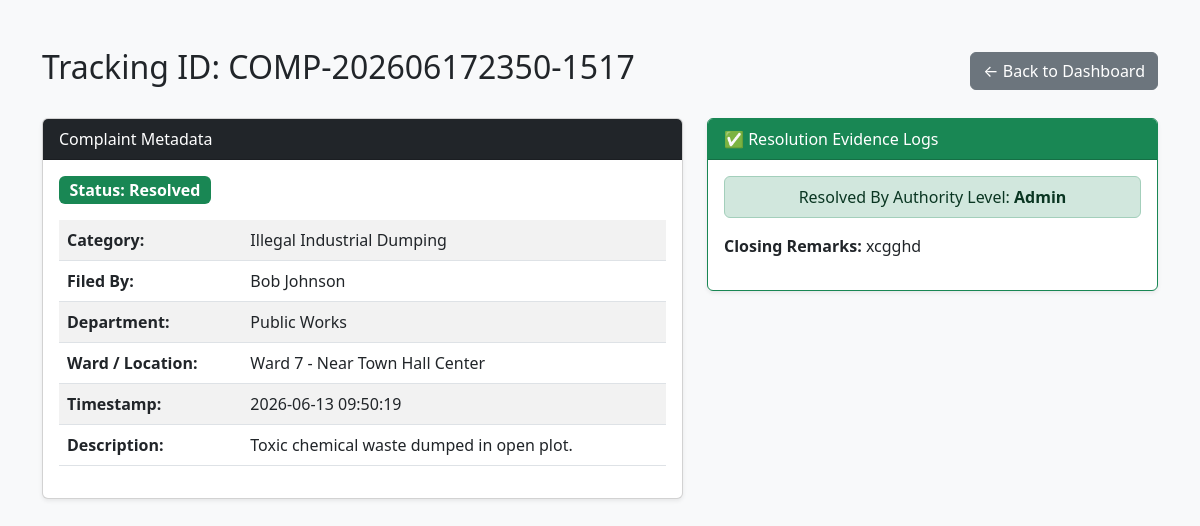
Screenshot of /complaint/view/3 (signed in) with the database file from the repository.
### tables this page shows
CREATE TABLE complaints (
            id INTEGER PRIMARY KEY AUTOINCREMENT,
            complaint_id TEXT UNIQUE NOT NULL,
            citizen_id TEXT NOT NULL,
            citizen_name TEXT NOT NULL,
            category TEXT NOT NULL,
            description TEXT NOT NULL,
            department TEXT NOT NULL,
            ward TEXT NOT NULL,
            location TEXT NOT NULL,
            latitude TEXT,
            longitude TEXT,
            photo TEXT,
            status TEXT DEFAULT 'Submitted',
            assigned_to TEXT,
            assigned_officer_name TEXT,
            created_at TEXT NOT NULL
        , resolved_photo TEXT, resolved_by_role TEXT, resolution_notes TEXT);

### app.py (the view, shortened to what this page needs)
@app.route('/complaint/view/<int:complaint_id>', methods=['GET', 'POST'])
@login_required
def view_complaint(complaint_id):
    conn = get_db_connection()
    complaint = conn.execute('SELECT * FROM complaints WHERE id = ?', (complaint_id,)).fetchone()
    if not complaint:
        conn.close()
        flash('Requested complaint record could not be indexed.', 'danger')
        return redirect(url_for('dashboard'))
    conn.close()
    return render_template('view_complaint.html', complaint=complaint)

### app.py (called while the page is built)
def get_db_connection():
    conn = sqlite3.connect(DB_FILE)
    conn.row_factory = sqlite3.Row  # Access query results like regular Python dicts
    return conn

@login_manager.user_loader
def load_user(user_id):
    try:
        conn = get_db_connection()
        user_data = conn.execute('SELECT * FROM users WHERE id = ?', (int(user_id),)).fetchone()
        conn.close()
        if user_data:
            return User(str(user_data['id']), user_data['name'], user_data['email'], user_data['role'], user_data['department'])
    except:
        pass
    return None

### templates/view_complaint.html (shortened to what this page needs)
<!DOCTYPE html>
<html lang="en">
<head>
    <link rel="stylesheet" href="https://cdn.jsdelivr.net/npm/bootstrap@5.3.0/dist/css/bootstrap.min.css">
</head>
<body class="bg-light py-5">
<div class="container">
    <div class="d-flex justify-content-between align-items-center mb-4">
        <h2>Tracking ID: {{ complaint.complaint_id }}</h2>
        <a href="{{ url_for('dashboard') }}" class="btn btn-secondary">← Back to Dashboard</a>
    </div>
    <div class="row g-4">
        <div class="col-md-7">
            <div class="card shadow-sm h-100">
                <div class="card-header bg-dark text-white">Complaint Metadata</div>
                <div class="card-body">
                    <span class="badge {% if complaint.status == 'Resolved' %}bg-success{% else %}bg-warning text-dark{% endif %} mb-3 fs-6">
                        Status: {{ complaint.status }}
                    </span>
                    <table class="table table-striped">
                        <tr><th>Category:</th><td>{{ complaint.category }}</td></tr>
                        <tr><th>Filed By:</th><td>{{ complaint.citizen_name }}</td></tr>
                        <tr><th>Department:</th><td>{{ complaint.department }}</td></tr>
                        <tr><th>Ward / Location:</th><td>{{ complaint.ward }} - {{ complaint.location }}</td></tr>
                        <tr><th>Timestamp:</th><td>{{ complaint.created_at }}</td></tr>
                        <tr><th>Description:</th><td>{{ complaint.description }}</td></tr>
                    </table>
                </div>
            </div>
        </div>
        <div class="col-md-5">
            {% if complaint.status == 'Resolved' %}
            <div class="card border-success shadow-sm">
                <div class="card-header bg-success text-white">✅ Resolution Evidence Logs</div>
                <div class="card-body text-center">
                    <div class="alert alert-success py-2">
                        Resolved By Authority Level: <strong>{{ complaint.resolved_by_role }}</strong>
                    </div>
                    <p class="text-start"><strong>Closing Remarks:</strong> {{ complaint.resolution_notes or 'No additional notes provided.' }}</p>
                </div>
            </div>
            {% endif %}
        </div>
    </div>
</div>
</body>
</html>

### rows the page displays
complaints: complaint_id "COMP-202606172350-1517", status "Resolved", category "Illegal Industrial Dumping", citizen_name "Bob Johnson", department "Public Works", ward "Ward 7", location "Near Town Hall Center", created_at "2026-06-13 09:50:19", description "Toxic chemical waste dumped in open plot.", resolved_by_role "Admin", resolution_notes "xcgghd"
